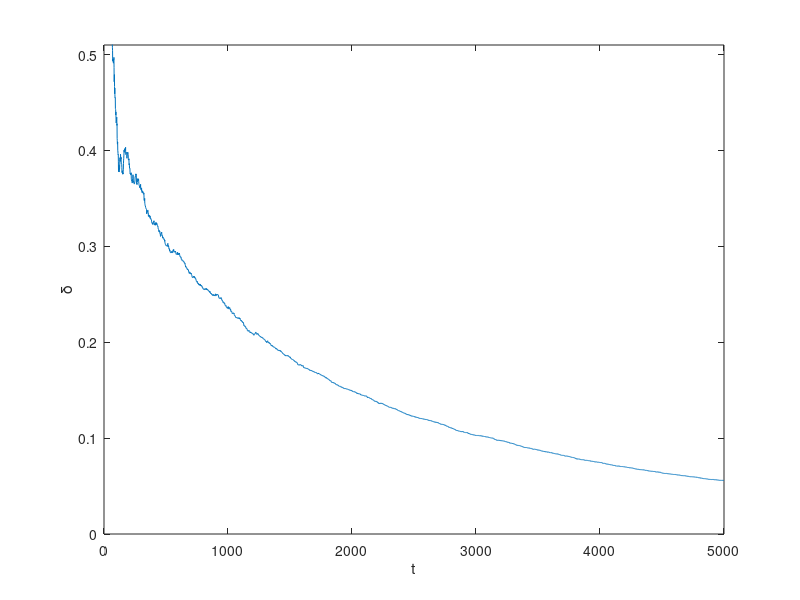
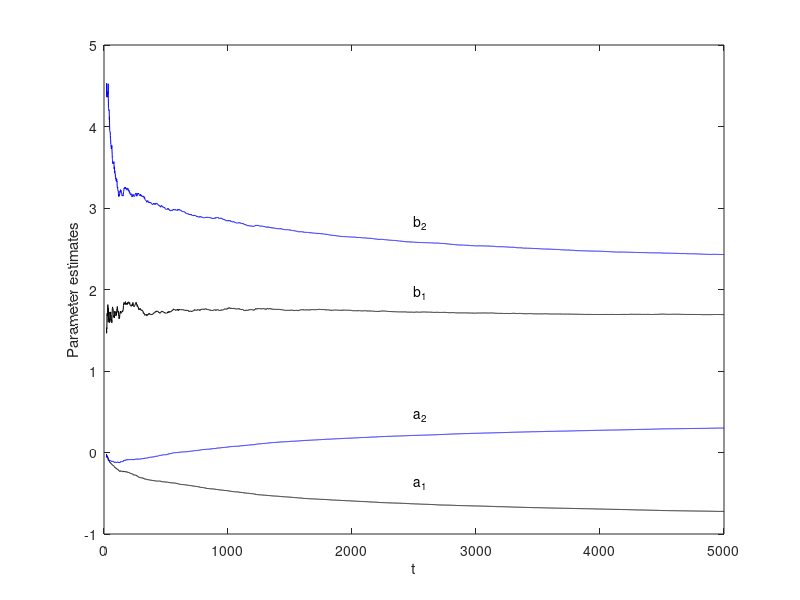

MATLAB code to generate these figures, in order: (Note: this script raises an error after producing the figures.)
% "Combined state and least squares parameter estimation algorithms for dynamic systems"

%����������������������������������������������������������������������������������������������������������������������������������������������*
%Filename: SS_ParamState_Ao_RLS_ex1.m *
% for observer canonical state space systems *
% x (t + 1)=Ax (t)+ bu (t) *
% y (t)=cx (t)+v (t) *
% Parameter and state estiamtion algorithm *
% u (t): The model input: an uncorrelated stochastic signal sequence *
% with zero mean and unit variance,
% v (t): The disturbance: an uncorrelated white noise sequence *
% with zero mean and variance sigma^2,
% y (t): The model output,
% *
% The noise variance sigma ^2 = 1.00 ^2 and 2.00^2 *
% The forgetting factor k =FF=1 *
% Date: 2012/11/18 Sunday 23:30 *
%-------------------------------------------------
% Copyright 2008-
% Feng Ding (Ding Feng, F. Ding, Ding F.)
% School of Internet of Things Engineering
% Jiangnan University, Wuxi, PR China, 214122
% Email: fding@jiangnan.edu.cn
% www.fding.org www.fding.org/df2012
%
% Revision Date: xxx/xx/xx hh:mm:ss By whom
%------------------------------
clear all;
clc;
format short g;
% clf
fprintf ('\n The parameter and state estimation algorithm \n')
FF=1; % The forgetting factor FF = k =1
sigma =0.5; % The noise variance sigma ^2 = 1.0^2 and 2.0^2
PlotLength = 5000;
length1=PlotLength + 100;
n = 2; % The orders
A=[ 0.8,1;-0.4,0];
b=[1.68, 2.32]';
c=[1, 0];
d = 0;
ss1 = ss(A,b,c,d);
par0=[-A(:,1); b];
n1 = length(par0);
p0=1e6;
P=eye(n1)*p0;
r =1;
par1 = ones (n1,1)/p0;
P2 = eye(n)*1; % The covariance matrix of the Kalman filter
%�CCompute the noise-to-signal ratio

% a=[1, -A(:,1)'];
% sy = f_integral (a,b); sv = 1;
% delta_ns = sqrt (sv/sy)*100*sigma;
% [sy,sv,delta_ns]

%����Generate the input�Coutput data
rand('state',2);
randn('state',2);
u=(rand(length1,1)-0.5)*sqrt(12);
v = randn(length1,1)*sigma;


x1 = ones(n1,1)/p0;
x2 = x1;
y = x1;
for t = n:length1
    x=[x1(t), x2(t)]';
    x1(t + 1)=A(1,:)*x + b(1)*u(t);
    x2(t + 1)=A(2,:)*x + b(2)*u(t);
    y(t)=c*x + v(t);
end
%����Compute the parameter estimates
hx1 = zeros(n1,1);
hx2 = hx1;
jj = 0;
j1 = 0;
for t =n1:length1
    jj = jj + 1;
    varphi=[-hx1(t-1:-1:t-n);u(t-1:-1:t-n)];
    
    L=P*varphi/(FF + varphi'*P*varphi);
    P=(P-L*varphi'*P)/FF;
    par1 = par1 + L*(y(t)-varphi'*par1);
    
    A1=[-par1(1:n), [1;0]];
    b1 = par1(n + 1:n1);
    
    L2 = A1*P2*c'/(1 + c*P2*c');
    P2 = A1*P2*A1'-L2*c*P2*A1';
    %     P2 = A1'*P2*A1'-L2*c*P2*A1';
    hx=[hx1(t); hx2(t)];
    hx1(t + 1)=A1(1,:)*hx + b1(1)*u(t) +L2(1)*(y(t)-c*hx);
    hx2(t + 1)=A1(2,:)*hx + b1(2)*u (t)+L2(2)*(y (t)-c*hx);
    delta = norm(par1-par0)/norm(par0);
    ls(jj,:)=[jj,par1',delta];
    if (jj==100)|(jj==200)|(jj==500)|mod (jj,1000)==0
        j1 = j1 + 1;
        ls100(j1,:)=[jj, par1', delta*100];
    end
    if jj==PlotLength
        break
    end
end
ls100(j1 + 1,:)=[0, par0', 0];
% fprintf ('\n($\\sigma^2=%5.2f^2$,$\\delta_{\\ns}=%6.2f%s)\n',sigma,delta_ns,'\%')
% fprintf ('\n%s \n',' $t$&$a_1$&$a_2$&$b_1$&$b_2$&$\delta\(\%) \\$ \\\\hline');
% fprintf ('%5d & %10.5f & %10.5f & %10.5f & %10.5f & %10.5f \\\\\',ls100');
figure(1);
k=(17:PlotLength-1)';
plot(ls(k,1),ls(k,n1 + 2));
axis([0, PlotLength, 0, 0.51]);
xlabel('t');
ylabel('\delta');

figure(2);
k=(20:PlotLength-1)';
plot(k,ls(k,2),'k',k,ls(k,3),'b',k,ls(k,4),'k',k,ls(k,5),'b');
xlabel('t');
ylabel('Parameter estimates');
% axis([0, PlotLength, 1.1, 3.6]);
k = 2500;
text(k,ls(k,2)+0.25,'a_1');
text(k,ls(k,3)+0.25,'a_2')
text(k,ls(k,4)+0.25,'b_1');
text(k,ls(k,5)+0.25,'b_2')
if sigma==1.0
    data1=[ls(:,1), ls(:,n1 + 2)];
    save data1 data1
else % sigma==2.0
    load data1
    z0=[data1,ls(:,n1 + 2)];
    figure(3);
    k=(17:2:PlotLength-1)';
    jk = z0(k,1);
    plot(jk,z0(k,2),'k',jk,z0(k,3),'b')
    axis([0, PlotLength, 0, 0.72]);
    xlabel('t');
    ylabel('\delta');
    line([800,1400],[z0(800,2),0.3])
    text(1400,0.3 + 0.03,'\it \sigma^2 = 1.00 ^2')
    line([2000,2800],[z0(2000,3),0.3])
    text (2800,0.3 + 0.03,'\sigma^2 = 2.00^2')
end